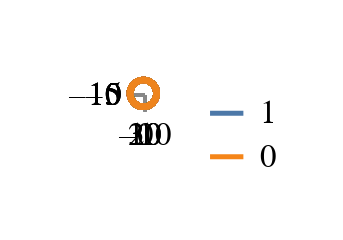

Write the Vega-Lite specification saved for this chart.
### Vega specification from a JSON file in a GitHub repository (floating-point values rounded to 4 significant figures)
{"$schema": "https://vega.github.io/schema/vega/v5.json", "background": "#ffffff", "padding": 20, "autosize": "pad", "data": [{"name": "source", "values": [{"Outcome": "1", "Score1": "-0.307687115774605", "Score2": "2.05235645004595"}, {"Outcome": "1", "Score1": "1.3377996192471", "Score2": "4.60557960364248"}, {"Outcome": "1", "Score1": "-0.734593617795476", "Score2": "0.426714801591562"}, {"Outcome": "0", "Score1": "6.82503963376793", "Score2": "-2.97120209919155"}, {"Outcome": "1", "Score1": "-1.61712179144781", "Score2": "7.73188410721637"}, {"Outcome": "0", "Score1": "-2.4956687132838", "Score2": "-4.32808575130052"}, {"Outcome": "0", "Score1": "-2.85836108277166", "Score2": "-3.66650977150631"}, {"Outcome": "1", "Score1": "-1.04669227189899", "Score2": "-1.69505220873678"}, {"Outcome": "0", "Score1": "6.30433591200739", "Score2": "0.183732475020159"}, {"Outcome": "1", "Score1": "-4.65884772766698", "Score2": "-1.1505263181099"}, {"Outcome": "1", "Score1": "-6.79698556613182", "Score2": "-2.07438146406691"}, {"Outcome": "0", "Score1": "-4.69187476573495", "Score2": "7.66461246860344"}, {"Outcome": "0", "Score1": "-3.3473957355895", "Score2": "4.03117751812666"}, {"Outcome": "1", "Score1": "-2.38002709883273", "Score2": "7.17553578394272"}, {"Outcome": "1", "Score1": "-4.16855721188673", "Score2": "5.57749867139881"}, {"Outcome": "1", "Score1": "-2.76193352251651", "Score2": "4.98070803482801"}, {"Outcome": "1", "Score1": "3.44982781113236", "Score2": "2.77022846042929"}, {"Outcome": "0", "Score1": "-1.47318019965446", "Score2": "-7.620126987108"}, {"Outcome": "1", "Score1": "-3.96585522560645", "Score2": "-3.53377509698618"}, {"Outcome": "1", "Score1": "2.74656642318995", "Score2": "2.55471839290228"}, {"Outcome": "0", "Score1": "3.66903725026706", "Score2": "-2.60458375689806"}, {"Outcome": "0", "Score1": "6.95403042300911", "Score2": "-1.21604580351902"}, {"Outcome": "0", "Score1": "3.35022737059714", "Score2": "-5.44459984154136"}, {"Outcome": "0", "Score1": "5.74101438535088", "Score2": "-1.07008134167097"}, {"Outcome": "0", "Score1": "2.53067400582464", "Score2": "-7.2005342142221"}, {"Outcome": "0", "Score1": "6.09492427187256", "Score2": "7.13133590145278"}, {"Outcome": "1", "Score1": "-0.526526831831142", "Score2": "-2.04311989650225"}, {"Outcome": "1", "Score1": "-1.78658761398021", "Score2": "-2.39221557272953"}, {"Outcome": "0", "Score1": "-1.62048752572939", "Score2": "-5.19783954878882"}, {"Outcome": "1", "Score1": "0.121640506300064", "Score2": "1.95029228750491"}, {"Outcome": "1", "Score1": "0.388583047974693", "Score2": "6.97272783399644"}, {"Outcome": "0", "Score1": "4.51478352396487", "Score2": "-1.17489538195039"}, {"Outcome": "1", "Score1": "-2.03752250372235", "Score2": "-1.53137169975211"}, {"Outcome": "1", "Score1": "-2.95530968724034", "Score2": "-3.13222074631105"}, {"Outcome": "0", "Score1": "-2.52639513979406", "Score2": "-3.39951284754586"}, {"Outcome": "0", "Score1": "26.4496920649649", "Score2": "-5.92163612625051"}, {"Outcome": "1", "Score1": "-4.34821943628712", "Score2": "-2.25847675595513"}, {"Outcome": "1", "Score1": "1.29226695931311", "Score2": "2.35291582303857"}, {"Outcome": "1", "Score1": "-1.90478063104101", "Score2": "-3.47541889099351"}, {"Outcome": "1", "Score1": "5.00345663986748", "Score2": "-6.04107839214846"}, {"Outcome": "0", "Score1": "3.04981807019279", "Score2": "4.21636747327274"}, {"Outcome": "0", "Score1": "-4.58171367829802", "Score2": "0.240853906698805"}, {"Outcome": "0", "Score1": "-3.72438191496197", "Score2": "-4.80403844434178"}, {"Outcome": "0", "Score1": "-1.38613904579597", "Score2": "-2.20090689556974"}, {"Outcome": "0", "Score1": "1.39627274778572", "Score2": "-3.41774950420696"}, {"Outcome": "1", "Score1": "-1.77297146314745", "Score2": "-0.358346682749692"}, {"Outcome": "0", "Score1": "-8.46275689275702", "Score2": "-3.63033818798029"}, {"Outcome": "0", "Score1": "-7.23851860582136", "Score2": "1.33393911519587"}, {"Outcome": "0", "Score1": "0.136218251865346", "Score2": "-4.89031324537244"}, {"Outcome": "1", "Score1": "-1.13688012635075", "Score2": "2.6131396913978"}, {"Outcome": "1", "Score1": "0.462813056996124", "Score2": "4.83583361657827"}, {"Outcome": "0", "Score1": "6.50613344608297", "Score2": "-7.04137442234926"}, {"Outcome": "0", "Score1": "2.11978209885975", "Score2": "-5.04473189602363"}, {"Outcome": "0", "Score1": "-3.70068437536105", "Score2": "-0.260332697650686"}, {"Outcome": "0", "Score1": "1.27470663259211", "Score2": "1.93184117865639"}, {"Outcome": "0", "Score1": "-4.56680722807761", "Score2": "-3.42251212141911"}, {"Outcome": "0", "Score1": "-1.62221759042903", "Score2": "-8.0902951347472"}, {"Outcome": "0", "Score1": "0.63555427117174", "Score2": "-5.48863893194357"}, {"Outcome": "0", "Score1": "-0.271739320021514", "Score2": "6.77186418685949"}, {"Outcome": "0", "Score1": "-5.83189809737642", "Score2": "-6.09857663599421"}, {"Outcome": "1", "Score1": "2.04290398431977", "Score2": "-0.270629350200099"}, {"Outcome": "1", "Score1": "-0.227188971573867", "Score2": "4.87156382757026"}, {"Outcome": "1", "Score1": "-0.0786900293989252", "Score2": "2.09557691789567"}, {"Outcome": "0", "Score1": "-4.86007202446321", "Score2": "-1.34755915622987"}, {"Outcome": "0", "Score1": "-2.93476870152056", "Score2": "-4.39475599614432"}, {"Outcome": "1", "Score1": "0.450389395985706", "Score2": "-2.38790985921781"}, {"Outcome": "0", "Score1": "0.848343963074046", "Score2": "-4.99272409253583"}, {"Outcome": "1", "Score1": "-2.42311287889304", "Score2": "-4.13397417702326"}, {"Outcome": "0", "Score1": "-1.40370416472462", "Score2": "-6.20946025773374"}, {"Outcome": "0", "Score1": "-1.598792701561", "Score2": "4.67236900988027"}, {"Outcome": "0", "Score1": "0.603671949547943", "Score2": "-6.45445725240077"}, {"Outcome": "1", "Score1": "1.19768316774319", "Score2": "8.20217760982441"}, {"Outcome": "0", "Score1": "4.19822228475546", "Score2": "-1.11089062567779"}, {"Outcome": "0", "Score1": "4.61588851738345", "Score2": "3.84079120923222"}, {"Outcome": "0", "Score1": "-2.44583304387548", "Score2": "-6.0767000163523"}, {"Outcome": "1", "Score1": "-3.6647673375645", "Score2": "4.55195462841907"}, {"Outcome": "0", "Score1": "-4.70112236902769", "Score2": "-1.60227589170985"}, {"Outcome": "0", "Score1": "-5.32489471279565", "Score2": "9.84874173204101"}, {"Outcome": "1", "Score1": "9.1009857233457", "Score2": "2.27240269641592"}, {"Outcome": "0", "Score1": "-0.0547772468548582", "Score2": "1.65109824835547"}, {"Outcome": "1", "Score1": "-0.992502810861582", "Score2": "10.1861784722937"}, {"Outcome": "0", "Score1": "-3.72937865066789", "Score2": "3.47341654134728"}, {"Outcome": "0", "Score1": "-2.31415255995341", "Score2": "-2.57014528517736"}, {"Outcome": "0", "Score1": "-1.34765333373428", "Score2": "-3.52460014780503"}, {"Outcome": "0", "Score1": "3.00344372920725", "Score2": "-4.67171967356502"}, {"Outcome": "0", "Score1": "-2.04530730372056", "Score2": "-0.267858732554612"}, {"Outcome": "0", "Score1": "-4.8103502017629", "Score2": "5.73118351394097"}, {"Outcome": "0", "Score1": "1.31501596182414", "Score2": "3.44221285342339"}, {"Outcome": "0", "Score1": "3.1931515953087", "Score2": "2.24440746458904"}, {"Outcome": "1", "Score1": "-2.17382518156473", "Score2": "0.0322439211466127"}, {"Outcome": "0", "Score1": "0.812264990407364", "Score2": "2.33668421500727"}, {"Outcome": "0", "Score1": "0.127586553112305", "Score2": "-0.813021135626467"}, {"Outcome": "1", "Score1": "-0.781133174846643", "Score2": "-1.20902418770456"}, {"Outcome": "0", "Score1": "2.03253693724777", "Score2": "0.419185130415315"}, {"Outcome": "0", "Score1": "4.90283764462747", "Score2": "-3.54239073803068"}, {"Outcome": "0", "Score1": "-1.8792764230733", "Score2": "14.1037633055657"}, {"Outcome": "0", "Score1": "-0.0808479484036859", "Score2": "-4.64773107683749"}, {"Outcome": "0", "Score1": "-1.0027586030771", "Score2": "4.65459165597749"}, {"Outcome": "1", "Score1": "0.191294823174041", "Score2": "11.0077064450139"}, {"Outcome": "0", "Score1": "-5.03542876765778", "Score2": "-9.18203619909785"}, {"Outcome": "0", "Score1": "-2.70942872571744", "Score2": "-3.49484118799483"}, {"Outcome": "1", "Score1": "-1.36345950577161", "Score2": "-0.833117301308368"}, {"Outcome": "0", "Score1": "-3.97871561340883", "Score2": "12.9683607985423"}, {"Outcome": "1", "Score1": "14.529641346529", "Score2": "1.1713419047031"}, {"Outcome": "0", "Score1": "-1.9386538212135", "Score2": "3.04887629859906"}, {"Outcome": "0", "Score1": "-0.0942136562345882", "Score2": "1.56792432291964"}, {"Outcome": "0", "Score1": "12.8449390396456", "Score2": "1.92201111059404"}, {"Outcome": "0", "Score1": "2.93612978710286", "Score2": "-0.793353961050958"}]}, {"name": "density", "source": "source", "transform": [{"type": "kde2d", "groupby": ["Outcome"], "size": [{"signal": "width"}, {"signal": "height"}], "x": {"expr": "scale('x', datum.Score1)"}, "y": {"expr": "scale('y', datum.Score2)"}, "bandwidth": {"signal": "[-1, -1]"}, "counts": true}]}, {"name": "contours", "source": "density", "transform": [{"type": "isocontour", "field": "grid", "resolve": "shared", "levels": 10}]}], "legends": [{"stroke": "color", "symbolType": "stroke"}], "marks": [{"name": "mark", "type": "symbol", "tooltip": true, "from": {"data": "source"}, "encode": {"enter": {"tooltip": {"signal": "datum"}}, "update": {"x": {"scale": "x", "field": "Score1"}, "y": {"scale": "y", "field": "Score2"}, "shape": {"value": "circle"}, "strokeWidth": {"value": 2}, "opacity": {"value": 0.5}, "stroke": {"scale": "color", "field": "Outcome"}, "fill": {"value": "transparent"}}}}, {"type": "path", "clip": true, "from": {"data": "contours"}, "encode": {"enter": {"strokeWidth": {"value": 1}, "strokeOpacity": {"value": 1}, "stroke": {"scale": "color", "field": "Outcome"}}}, "transform": [{"type": "geopath", "field": "datum.contour"}]}], "scales": [{"name": "x", "type": "linear", "round": true, "nice": true, "zero": true, "domain": {"data": "source", "field": "Score1"}, "range": "width"}, {"name": "y", "type": "linear", "round": true, "nice": true, "zero": true, "domain": {"data": "source", "field": "Score2"}, "range": "height"}, {"name": "color", "type": "ordinal", "domain": {"data": "source", "field": "Outcome", "sort": {"order": "descending"}}, "range": "category"}], "axes": [{"scale": "x", "grid": true, "domain": false, "orient": "bottom", "tickCount": 5}, {"scale": "y", "grid": true, "domain": false, "orient": "left", "tickCount": 5, "titlePadding": 5}]}
